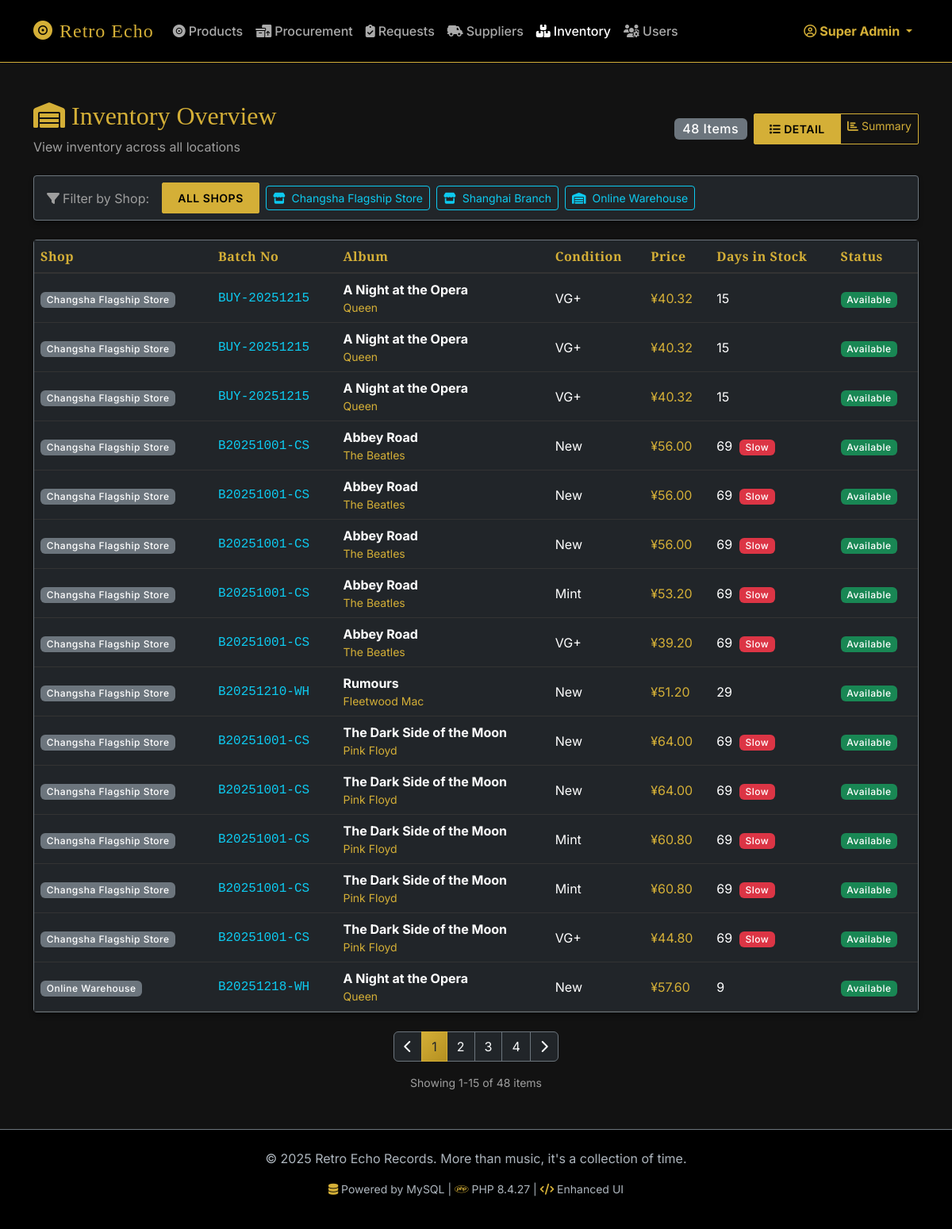
The app's page /admin/inventory.php?view=detail (signed in) with its own data.
### tables this page shows
CREATE TABLE StockItem (
    StockItemID INT AUTO_INCREMENT PRIMARY KEY,
    ReleaseID INT NOT NULL,
    ShopID INT NOT NULL,
    SourceType ENUM('Supplier', 'Buyback') NOT NULL,  
    SourceOrderID INT,  
    BatchNo VARCHAR(50) NOT NULL,
    ConditionGrade ENUM('New', 'Mint', 'NM', 'VG+', 'VG') NOT NULL,
    Status ENUM('Available', 'Sold', 'Reserved', 'InTransit') DEFAULT 'Available',
    UnitPrice DECIMAL(10,2) NOT NULL,
    AcquiredDate DATETIME DEFAULT CURRENT_TIMESTAMP,
    DateSold DATETIME DEFAULT NULL,
    FOREIGN KEY (ReleaseID) REFERENCES ReleaseAlbum(ReleaseID),
    FOREIGN KEY (ShopID) REFERENCES Shop(ShopID)
     
);

### includes/db_procedures.php (called while the page is built, shortened)
<?php
class DBProcedures {
    public static function getShopList($pdo) {
        try {
            return $pdo->query("SELECT * FROM vw_shop_list")->fetchAll();
        } catch (PDOException $e) {
            error_log("getShopList Error: " . $e->getMessage());
            return [];
        }
    }
    public static function getAllShopsInventoryCount($pdo, $viewMode = 'summary') {
        try {
            if ($viewMode === 'summary') {
                $result = $pdo->query("SELECT COUNT(DISTINCT CONCAT(ShopID, '-', ReleaseID, '-', ConditionGrade)) AS cnt FROM vw_stock_summary")->fetch();
            } else {
                $result = $pdo->query("SELECT COUNT(*) AS cnt FROM vw_stock_detail")->fetch();
            }
            return (int)($result['cnt'] ?? 0);
        } catch (PDOException $e) {
            error_log("getAllShopsInventoryCount Error: " . $e->getMessage());
            return 0;
        }
    }
    public static function getInventoryDetailAllShopsPaginated($pdo, $limit = 20, $offset = 0) {
        try {
            $stmt = $pdo->prepare("
                SELECT * FROM vw_all_shops_inventory_detail
                ORDER BY ShopName, Title, ConditionGrade, StockItemID
                LIMIT ? OFFSET ?
            ");
            $stmt->execute([$limit, $offset]);
            return $stmt->fetchAll();
        } catch (PDOException $e) {
            error_log("getInventoryDetailAllShopsPaginated Error: " . $e->getMessage());
            return [];
        }
    }
}
?>

### includes/functions.php (called while the page is built, shortened)
<?php
require_once __DIR__ . '/db_procedures.php';
function h($string) {
    return htmlspecialchars($string ?? '', ENT_QUOTES, 'UTF-8');
}
function formatPrice($amount) {
    return '¥' . number_format((float)$amount, 2);
}
function getPaginationData($currentPage, $totalItems, $perPage, $baseUrl = '?') {
    $totalPages = max(1, ceil($totalItems / $perPage));
    $currentPage = max(1, min($currentPage, $totalPages));
    $range = 2;
    $startPage = max(1, $currentPage - $range);
    $endPage = min($totalPages, $currentPage + $range);
    $pages = [];
    for ($i = $startPage; $i <= $endPage; $i++) {
        $pages[] = $i;
    }
    if ($endPage < $totalPages) {
        $pages[] = $totalPages;
    }
    return [
        'current_page' => $currentPage,
        'total_pages' => $totalPages,
        'total_items' => $totalItems,
        'per_page' => $perPage,
        'pages' => $pages,
        'has_prev' => $currentPage > 1,
        'has_next' => $currentPage < $totalPages,
        'prev_page' => $currentPage - 1,
        'next_page' => $currentPage + 1,
        'offset' => ($currentPage - 1) * $perPage,
        'base_url' => $baseUrl
    ];
}
function prepareInventoryPageDataAllShopsPaginated($pdo, $viewMode, $page = 1, $perPage = 20) {
    $totalItems = DBProcedures::getAllShopsInventoryCount($pdo, $viewMode);
    $offset = ($page - 1) * $perPage;
    if ($viewMode === 'summary') {
        $inventory = DBProcedures::getInventorySummaryAllShopsPaginated($pdo, $perPage, $offset);
    } else {
        $inventory = DBProcedures::getInventoryDetailAllShopsPaginated($pdo, $perPage, $offset);
    }
    return [
        'inventory' => $inventory,
        'total_items' => $totalItems,
        'pagination' => getPaginationData($page, $totalItems, $perPage)
    ];
}
?>

### public/admin/inventory.php (the view, shortened to what this page needs)
<?php
require_once __DIR__ . '/../../includes/auth_guard.php';
require_once __DIR__ . '/../../includes/functions.php';
require_once __DIR__ . '/../../includes/db_procedures.php';
$shops = DBProcedures::getShopList($pdo);
$selectedShopId = isset($_GET['shop_id']) ? (int)$_GET['shop_id'] : 0;
$viewMode = $_GET['view'] ?? 'summary';
$page = max(1, (int)($_GET['page'] ?? 1));
$perPage = 15;
if ($selectedShopId > 0) {
    $pageData = prepareInventoryPageDataPaginated($pdo, $selectedShopId, $viewMode, $page, $perPage);
} else {
    $pageData = prepareInventoryPageDataAllShopsPaginated($pdo, $viewMode, $page, $perPage);
}
$inventory = $pageData['inventory'];
$totalItems = $pageData['total_items'];
$pagination = $pageData['pagination'];
require_once __DIR__ . '/../../includes/header.php';
?>
<div class="d-flex justify-content-between align-items-center mb-4">
    <div>
        <h2 class="text-warning"><i class="fa-solid fa-warehouse me-2"></i>Inventory Overview</h2>
        <p class="text-muted mb-0">View inventory across all locations</p>
    </div>
    <div class="d-flex gap-2 align-items-center">
        <span class="badge bg-secondary fs-6"><?= $totalItems ?> Items</span>
        <div class="btn-group" role="group">
            <a href="?view=detail<?= $selectedShopId ? '&shop_id='.$selectedShopId : '' ?>" class="btn btn-sm <?= $viewMode === 'detail' ? 'btn-warning' : 'btn-outline-warning' ?>">
                <i class="fa-solid fa-list me-1"></i>Detail
            </a>
            <a href="?view=summary<?= $selectedShopId ? '&shop_id='.$selectedShopId : '' ?>" class="btn btn-sm <?= $viewMode === 'summary' ? 'btn-warning' : 'btn-outline-warning' ?>">
                <i class="fa-solid fa-chart-bar me-1"></i>Summary
            </a>
        </div>
    </div>
</div>
<div class="card bg-dark border-secondary mb-4">
    <div class="card-body py-2">
        <div class="d-flex gap-2 flex-wrap align-items-center">
            <span class="text-muted me-2"><i class="fa-solid fa-filter me-1"></i>Filter by Shop:</span>
            <a href="?view=<?= $viewMode ?>" class="btn btn-sm <?= $selectedShopId == 0 ? 'btn-warning' : 'btn-outline-warning' ?>">
                All Shops
            </a>
            <?php foreach ($shops as $shop): ?>
                <a href="?view=<?= $viewMode ?>&shop_id=<?= $shop['ShopID'] ?>"
                   class="btn btn-sm <?= $selectedShopId == $shop['ShopID'] ? 'btn-info' : 'btn-outline-info' ?>">
                    <i class="fa-solid <?= $shop['Type'] == 'Warehouse' ? 'fa-warehouse' : 'fa-store' ?> me-1"></i>
                    <?= h($shop['Name']) ?>
                </a>
            <?php endforeach; ?>
        </div>
    </div>
</div>
<?php if ($viewMode === 'summary'): ?>
<div class="card bg-dark border-secondary">
    <div class="table-responsive">
        <table class="table table-dark table-hover align-middle mb-0">
            <thead>
                <tr>
                    <?php if ($selectedShopId == 0): ?><th>Shop</th><?php endif; ?>
                    <th>Album</th>
                    <th>Genre</th>
                    <th>Condition</th>
                    <th class="text-center">Quantity</th>
                    <th>Price Range</th>
                    <th>Avg Price</th>
                </tr>
            </thead>
            <tbody>
                <?php foreach ($inventory as $item): ?>
                <tr>
                    <?php if ($selectedShopId == 0): ?>
                    <td><span class="badge bg-secondary"><?= h($item['ShopName'] ?? 'N/A') ?></span></td>
                    <?php endif; ?>
                    <td>
                        <div class="fw-bold"><?= h($item['Title']) ?></div>
                        <div class="small text-warning"><?= h($item['ArtistName']) ?></div>
                    </td>
                    <td><span class="badge bg-secondary"><?= h($item['Genre']) ?></span></td>
                    <td><?= h($item['ConditionGrade']) ?></td>
                    <td class="text-center">
                        <span class="badge <?= $item['AvailableQuantity'] < 3 ? 'bg-danger' : 'bg-success' ?> fs-6">
                            <?= $item['AvailableQuantity'] ?>
                        </span>
                    </td>
                    <td>
                        <?php if ($item['MinPrice'] == $item['MaxPrice']): ?>
                            <span class="text-warning"><?= formatPrice($item['MinPrice']) ?></span>
                        <?php else: ?>
                            <span class="text-warning"><?= formatPrice($item['MinPrice']) ?></span>
                            <span class="text-muted">~</span>
                            <span class="text-warning"><?= formatPrice($item['MaxPrice']) ?></span>
                        <?php endif; ?>
                    </td>
                    <td class="text-info"><?= formatPrice($item['AvgPrice']) ?></td>
                </tr>
                <?php endforeach; ?>
                <?php if (empty($inventory)): ?>
                <tr>
                    <td colspan="<?= $selectedShopId == 0 ? 7 : 6 ?>" class="text-center text-muted py-4">No inventory items found.</td>
                </tr>
                <?php endif; ?>
            </tbody>
        </table>
    </div>
</div>
<?php else: ?>
<div class="card bg-dark border-secondary">
    <div class="table-responsive">
        <table class="table table-dark table-hover align-middle mb-0">
            <thead>
                <tr>
                    <?php if ($selectedShopId == 0): ?><th>Shop</th><?php endif; ?>
                    <th>Batch No</th>
                    <th>Album</th>
                    <th>Condition</th>
                    <th>Price</th>
                    <th>Days in Stock</th>
                    <th>Status</th>
                </tr>
            </thead>
            <tbody>
                <?php foreach ($inventory as $item): ?>
                <tr>
                    <?php if ($selectedShopId == 0): ?>
                    <td><span class="badge bg-secondary"><?= h($item['ShopName'] ?? 'N/A') ?></span></td>
                    <?php endif; ?>
                    <td class="font-monospace text-info"><?= h($item['BatchNo']) ?></td>
                    <td>
                        <div class="fw-bold"><?= h($item['Title']) ?></div>
                        <div class="small text-warning"><?= h($item['ArtistName']) ?></div>
                    </td>
                    <td><?= h($item['ConditionGrade']) ?></td>
                    <td class="text-warning"><?= formatPrice($item['UnitPrice']) ?></td>
                    <td>
                        <?php
                        $days = $item['DaysInStock'] ?? floor((time() - strtotime($item['AcquiredDate'])) / (60 * 60 * 24));
                        echo $days;
                        if ($days > 60) echo ' <span class="badge bg-danger ms-1">Slow</span>';
                        ?>
                    </td>
                    <td><span class="badge bg-success">Available</span></td>
                </tr>
                <?php endforeach; ?>
            </tbody>
        </table>
    </div>
</div>
<?php endif; ?>
<?php if ($pagination['total_pages'] > 1): ?>
<nav aria-label="Inventory pagination" class="mt-4">
    <ul class="pagination justify-content-center">
        <li class="page-item <?= !$pagination['has_prev'] ? 'disabled' : '' ?>">
            <a class="page-link bg-dark border-secondary text-light"
               href="?view=<?= $viewMode ?><?= $selectedShopId ? '&shop_id='.$selectedShopId : '' ?>&page=<?= $pagination['prev_page'] ?>">
                <i class="fa-solid fa-chevron-left"></i>
            </a>
        </li>
        <?php foreach ($pagination['pages'] as $p): ?>
            <?php if ($p === '...'): ?>
                <li class="page-item disabled">
                    <span class="page-link bg-dark border-secondary text-muted">...</span>
                </li>
            <?php else: ?>
                <li class="page-item <?= $p === $pagination['current_page'] ? 'active' : '' ?>">
                    <a class="page-link <?= $p === $pagination['current_page'] ? 'bg-warning text-dark border-warning' : 'bg-dark border-secondary text-light' ?>"
                       href="?view=<?= $viewMode ?><?= $selectedShopId ? '&shop_id='.$selectedShopId : '' ?>&page=<?= $p ?>">
                        <?= $p ?>
                    </a>
                </li>
            <?php endif; ?>
        <?php endforeach; ?>
        <li class="page-item <?= !$pagination['has_next'] ? 'disabled' : '' ?>">
            <a class="page-link bg-dark border-secondary text-light"
               href="?view=<?= $viewMode ?><?= $selectedShopId ? '&shop_id='.$selectedShopId : '' ?>&page=<?= $pagination['next_page'] ?>">
                <i class="fa-solid fa-chevron-right"></i>
            </a>
        </li>
    </ul>
    <div class="text-center text-muted small">
        Showing <?= $pagination['offset'] + 1 ?>-<?= min($pagination['offset'] + $pagination['per_page'], $pagination['total_items']) ?>
        of <?= $pagination['total_items'] ?> items
    </div>
</nav>
<?php endif; ?>
<?php require_once __DIR__ . '/../../includes/footer.php'; ?>

### public/assets/css/style.css (style rules this page uses)
:root { --bs-body-bg: #121212; --bs-body-color: #e0e0e0; --primary-gold: #d4af37; --primary-gold-hover: #b59020; --secondary-dark: #1e1e1e; --accent-red: #cf6679; --accent-green: #03dac6; --border-color: #333; }
body { font-family: 'Inter', sans-serif; background-color: var(--bs-body-bg); color: var(--bs-body-color); }
h1, h2, h3, h4, h5, h6, .navbar-brand { font-family: 'Playfair Display', serif; color: #fff; }
.btn-warning, .btn-primary { background-color: var(--primary-gold); border-color: var(--primary-gold); color: #000; font-weight: 600; border-radius: 2px; text-transform: uppercase; letter-spacing: 0.5px; padding: 0.5rem 1.2rem; }
.btn-outline-warning { color: var(--primary-gold); border-color: var(--primary-gold); border-radius: 2px; }
.card { background-color: var(--secondary-dark); border: 1px solid var(--border-color); border-radius: 4px; box-shadow: 0 4px 6px rgba(0,0,0,0.3); transition: transform 0.2s, box-shadow 0.2s; }
.table { color: #ccc; border-color: var(--border-color); }
.table thead th { color: var(--primary-gold); border-bottom-width: 2px; font-family: 'Playfair Display', serif; letter-spacing: 0.5px; }
.text-warning { color: var(--primary-gold) !important; }
.border-warning { border-color: var(--primary-gold) !important; }
.badge { font-weight: 500; letter-spacing: 0.5px; }

### public/assets/css/enhancements.css (style rules this page uses)
.btn { position: relative; overflow: hidden; transition: all 0.3s ease; }
.btn::before { content: ''; position: absolute; top: 50%; left: 50%; width: 0; height: 0; border-radius: 50%; background: rgba(255, 255, 255, 0.3); transform: translate(-50%, -50%); transition: width 0.6s, height 0.6s; }
.pagination .page-link { background: var(--secondary-dark); border-color: #444; color: var(--primary-gold); transition: all 0.3s ease; }
.pagination .page-item.active .page-link { background: linear-gradient(135deg, var(--primary-gold), var(--primary-gold-hover)); border-color: var(--primary-gold); color: #000; }
.fade-in { animation: fadeIn 0.5s ease-in; }
.text-muted { color: #9e9e9e !important; }

### records on screen
stockitem: ShopName "Changsha Flagship Store", BatchNo "BUY-20251215", Title "A Night at the Opera", ArtistName "Queen", ConditionGrade "VG+", UnitPrice "¥40.32", days "15"
stockitem: ShopName "Changsha Flagship Store", BatchNo "BUY-20251215", Title "A Night at the Opera", ArtistName "Queen", ConditionGrade "VG+", UnitPrice "¥40.32", days "15"
stockitem: ShopName "Changsha Flagship Store", BatchNo "BUY-20251215", Title "A Night at the Opera", ArtistName "Queen", ConditionGrade "VG+", UnitPrice "¥40.32", days "15"
stockitem: ShopName "Changsha Flagship Store", BatchNo "B20251001-CS", Title "Abbey Road", ArtistName "The Beatles", ConditionGrade "New", UnitPrice "¥56.00", days "69", shows "Slow"
stockitem: ShopName "Changsha Flagship Store", BatchNo "B20251001-CS", Title "Abbey Road", ArtistName "The Beatles", ConditionGrade "New", UnitPrice "¥56.00", days "69", shows "Slow"
stockitem: ShopName "Changsha Flagship Store", BatchNo "B20251001-CS", Title "Abbey Road", ArtistName "The Beatles", ConditionGrade "New", UnitPrice "¥56.00", days "69", shows "Slow"
stockitem: ShopName "Changsha Flagship Store", BatchNo "B20251001-CS", Title "Abbey Road", ArtistName "The Beatles", ConditionGrade "Mint", UnitPrice "¥53.20", days "69", shows "Slow"
stockitem: ShopName "Changsha Flagship Store", BatchNo "B20251001-CS", Title "Abbey Road", ArtistName "The Beatles", ConditionGrade "VG+", UnitPrice "¥39.20", days "69", shows "Slow"
stockitem: ShopName "Changsha Flagship Store", BatchNo "B20251210-WH", Title "Rumours", ArtistName "Fleetwood Mac", ConditionGrade "New", UnitPrice "¥51.20", days "29"
stockitem: ShopName "Changsha Flagship Store", BatchNo "B20251001-CS", Title "The Dark Side of the Moon", ArtistName "Pink Floyd", ConditionGrade "New", UnitPrice "¥64.00", days "69", shows "Slow", ShopID "1", ReleaseID "2", StockItemID "4"
stockitem: ShopName "Changsha Flagship Store", BatchNo "B20251001-CS", Title "The Dark Side of the Moon", ArtistName "Pink Floyd", ConditionGrade "New", UnitPrice "¥64.00", days "69", shows "Slow"
stockitem: ShopName "Changsha Flagship Store", BatchNo "B20251001-CS", Title "The Dark Side of the Moon", ArtistName "Pink Floyd", ConditionGrade "Mint", UnitPrice "¥60.80", days "69", shows "Slow"
stockitem: ShopName "Changsha Flagship Store", BatchNo "B20251001-CS", Title "The Dark Side of the Moon", ArtistName "Pink Floyd", ConditionGrade "Mint", UnitPrice "¥60.80", days "69", shows "Slow"
stockitem: ShopName "Changsha Flagship Store", BatchNo "B20251001-CS", Title "The Dark Side of the Moon", ArtistName "Pink Floyd", ConditionGrade "VG+", UnitPrice "¥44.80", days "69", shows "Slow"
stockitem: ShopName "Online Warehouse", BatchNo "B20251218-WH", Title "A Night at the Opera", ArtistName "Queen", ConditionGrade "New", UnitPrice "¥57.60", days "9"

### other values on screen
$_SESSION['username'] "Super Admin"
$totalItems "48"
$shop['Name'] "Changsha Flagship Store"
$shop['Name'] "Shanghai Branch"
$shop['Name'] "Online Warehouse"
$p "3"
$pagination['offset'] + 1 "1"
$pagination['total_items'] "48"
phpversion() "8.4.27"
